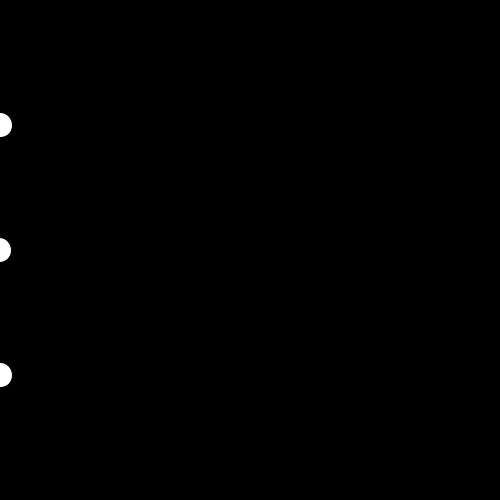
Frame 1 (no input)
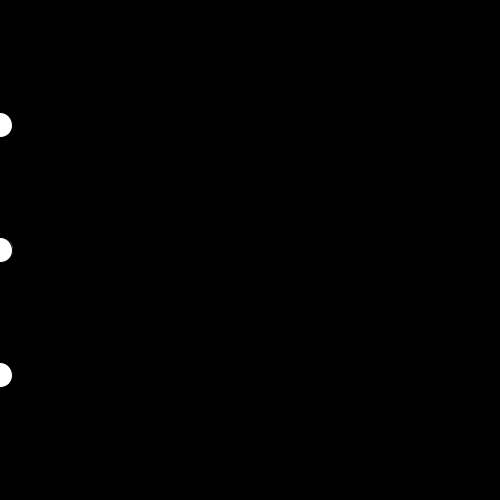
Frame 60 (the mouse pressed at the canvas centre just before this capture)
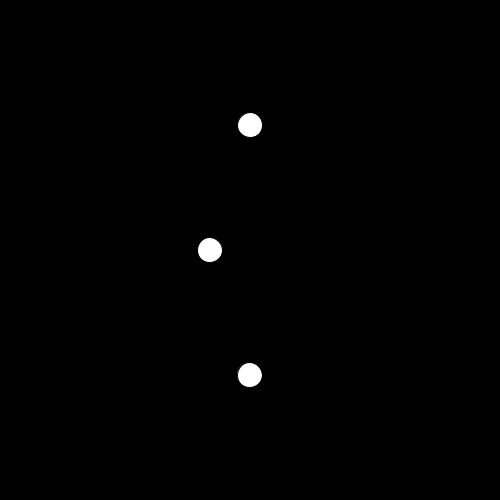
Frame 120 (the mouse held since frame 60 and released just before this capture)

The Processing sketch that drew these frames (run headless with seeded random() and noise(); from frame 60 on, the mouse is pressed at the canvas centre):

// Processing sketch: Damping
// ── Damping.pde

// exponential slide
// asymptotic easing
// damping

// 3 circles' x positions:
float x1, x2, x3;

// circle #2's velocity:
float v2;

void setup() {
  size(500, 500);
}

void draw() {
  background(0);
  
  // linerar movement:
  
  if(x1 < mouseX) {
    x1 += 5;
    if(x1 > mouseX) x1 = mouseX;
  }
  else {
     x1 -= 5; 
    if(x1 < mouseX) x1 = mouseX;
  }
  
  // use physics on circle 2:
  
  if(x2 < mouseX) v2 ++;
  else v2 --;
  v2 *= .95; // apply friction
  x2 += v2; // euler integration
  
  // use damping
  
  // each tick move 50% to target
  //x3 += (mouseX - x3) * .1; // move 10% towards target
  
  x3 = lerp(x3, mouseX, .1);
  
  // draw circles:
  
  ellipse(x1, height*1/4, 25, 25);
  ellipse(x2, height*2/4, 25, 25); 
  ellipse(x3, height*3/4, 25, 25);

  
}
